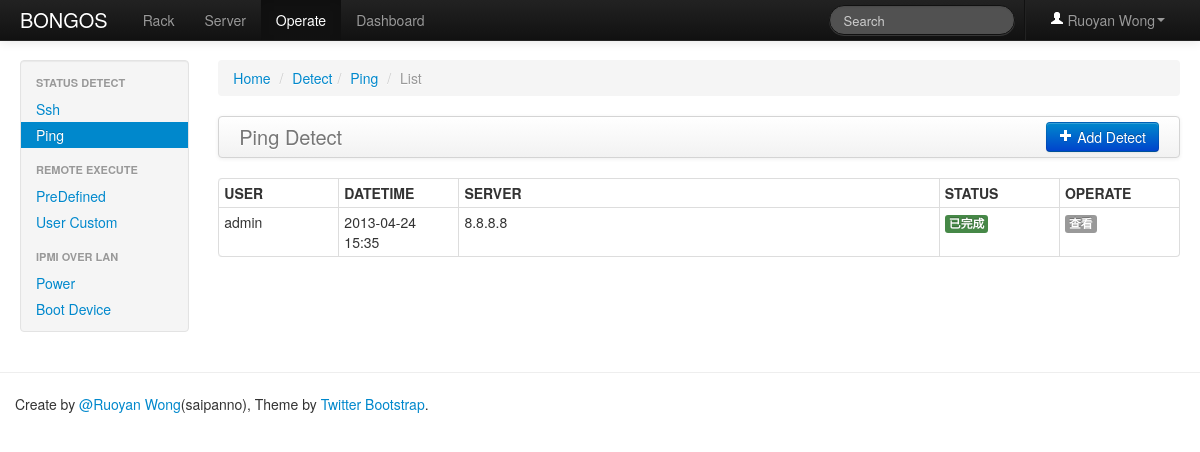
/operate/list/Ping (signed in), run on an earlier commit of the app's database.
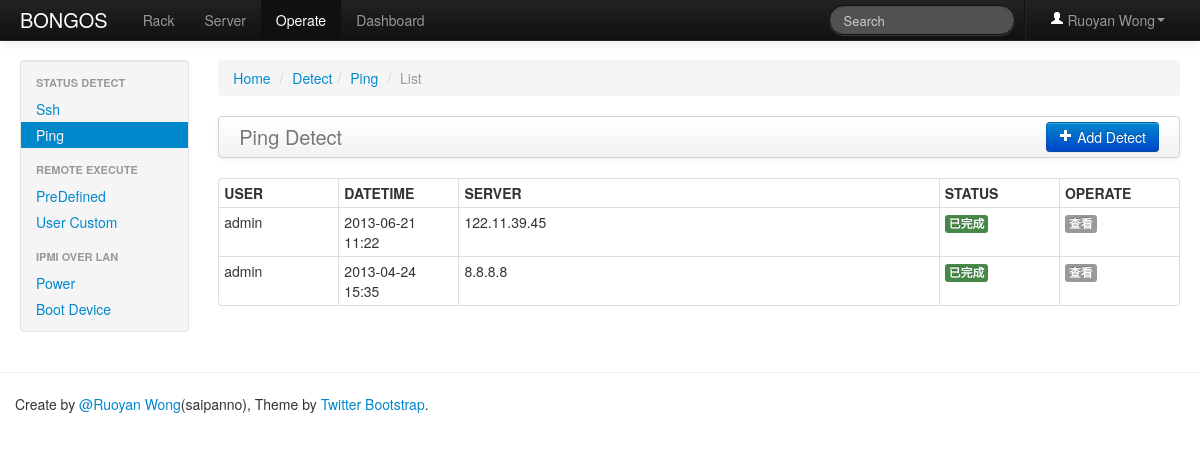
And on a later commit of the database.
### web/models/operate.py (models this page shows, shortened)
class OperateDb(db.Model):
    __tablename__ = app.config['OPERATE_LISTS']
    id = db.Column(db.Integer, primary_key=True)
    author = db.Column(db.UnicodeText, nullable=False)
    datetime = db.Column(db.String, nullable=False)
    operate_type = db.Column(db.Integer, nullable=False)
    server_list = db.Column(db.UnicodeText, nullable=False)
    template_script = db.Column(db.UnicodeText, nullable=False)
    template_vars = db.Column(db.UnicodeText, nullable=False)
    ssh_config = db.Column(db.Integer, nullable=False)
    status = db.Column(db.UnicodeText, nullable=False)
    result = db.Column(db.UnicodeText, nullable=False)

### web/views/operate.py (the view)
@app.route('/operate/list/<operate_type>')
@login_required
def list_operate_ctrl(operate_type):
    executes = OperateDb.query.filter_by(operate_type=operate_type).order_by(desc(OperateDb.id)).all()
    return render_template('operate/list_operate.html', executes=executes, operate_type=operate_type)

### web/extensions.py (called while the page is built)
def login_required(f):
    @wraps(f)
    def wrapper(*args, **kwargs):
        if not session.get('is_login'):
            flash('Login Required.', 'error')
            return redirect(url_for('user_login_ctrl', next=request.url))
        return f(*args, **kwargs)
    return wrapper

### web/templates/operate/list_operate.html (shortened to what this page needs)
{% extends "operate/operate_base.html" %}
{% import "macro.html" as ext %}
{% if operate_type == 'Ssh' %}
    {% set operate_title = 'Detect' %}
    {% set operate_create_url = url_for('create_ssh_detect_ctrl') %}
{% elif operate_type == 'Ping' %}
    {% set operate_title = 'Detect' %}
    {% set operate_create_url = url_for('create_ping_detect_ctrl') %}
{% elif operate_type == 'Custom' %}
    {% set operate_title = 'Execute' %}
    {% set operate_create_url = url_for('create_custom_execute_ctrl') %}
{% elif operate_type == 'PreDefined' %}
    {% set operate_title = 'Execute' %}
    {% set operate_create_url = url_for('create_predefined_execute_ctrl') %}
{% endif %}
{% block active_operate_ssh %}{% if operate_type == 'Ssh' %}active{% endif %}{% endblock %}
{% block active_operate_ping %}{% if operate_type == 'Ping' %}active{% endif %}{% endblock %}
{% block active_operate_custom %}{% if operate_type == 'Custom' %}active{% endif %}{% endblock %}
{% block active_operate_predefined %}{% if operate_type == 'PreDefined' %}active{% endif %}{% endblock %}
{% block main %}
    <div class="span10">
        <ul class="breadcrumb">
            <li><a href="/">Home</a> <span class="divider">/</span></li>
            <li><a href="#">{{ operate_title }}</a><span class="divider">/</span></li>
            <li><a href="#">{{ operate_type }}</a> <span class="divider">/</span></li>
            <li class="active">List</li>
        </ul>
        <div class="navbar">
            <div class="navbar-inner">
                <a class="brand" href="#">{{ operate_type }} {{ operate_title }}</a>
                <div class="btn-group pull-right">
                    <a href="{{ operate_create_url }}" class="btn btn-primary"><i class="icon-plus icon-white"></i> Add {{ operate_title }}</a>
                </div>
            </div>
        </div>
        <table class="table table-hover table-bordered table-condensed">
            <thead>
            <tr>
                <th>USER</th>
                <th>DATETIME</th>
                <th>SERVER</th>
                <th>STATUS</th>
                <th>OPERATE</th>
            </tr>
            </thead>
            <tbody>
            {% for execute in executes %}
            <tr>
                <td style="width: 10%">{{ execute.author }}</td>
                <td style="width: 10%">{{ execute.datetime }}</td>
                <td style="width: 40%">{{ execute.server_list }}</td>
                <td style="width: 10%">{{ ext.get_operate_status(execute.status) }}</td>
                <td style="width: 10%"><a href="{{ url_for('show_operate_ctrl', operate_id=execute.id)}}"><span class="label">查看</span></a></td>
            </tr>
            {% endfor %}
            </tbody>
        </table>
    </div>
{% endblock %}

### web/templates/macro.html (shortened to what this page needs)
{% macro get_operate_status(status)  -%}
    {% if status == '0' %}
        <span class="label label-info">队列中</span>
    {% elif status == '1' %}
        <span class="label label-success">已完成</span>
    {% elif status == '2' %}
        <span class="label label-important">内部错误</span>
    {% elif status == '5' %}
        <span class="label">执行中</span>
    {% else %}
        <span class="label label-important">异常结果</span>
    {% endif %}
{%- endmacro %}

### web/templates/index.html (shortened to what this page needs)
{% extends "header.html" %}
{% import "macro.html" as ext %}
{% block body %}
    <div class="navbar navbar-inverse navbar-fixed-top">
        <div class="navbar-inner">
            <div class="container-fluid">
                <a class="brand" href="{{ url_for('index_ctrl') }}">BONGOS</a>
                <ul class="nav">
                    <li class="{% block active_rack %}{% endblock %}"><a href="#">Rack</a></li>
                    <li class="{% block active_server %}{% endblock %}"><a href="#">Server</a></li>
                    <li class="{% block active_operate %}{% endblock %}"><a href="{{ url_for("list_operate_ctrl", operate_type='Ssh') }}">Operate</a></li>
                    <li class="{% block active_dashboard %}{% endblock %}"><a href="{{ url_for("list_user_ctrl") }}">Dashboard</a></li>
                </ul>
                <ul class="nav pull-right">
                    <li class="divider-vertical"></li>
                    <li class="dropdown"><a href="#" class="dropdown-toggle" data-toggle="dropdown"><i class="icon-user icon-white"></i> {{ session['user'].nickname }}<b class="caret"></b></a>
                    </li>
                </ul>
                <form class="navbar-search pull-right" action="">
                    <input class="search-query span2" placeholder="Search" type="text">
                </form>
            </div>
        </div>
    </div>
    <div class="container-fluid">
        <div class="row-fluid">
            {% block sidebar %}
            {% endblock %}
            {% block main %}{% endblock %}
        </div>
    </div>
{% endblock %}

What changed in the data, as far as the page shows it:
added OperateDb: author "admin", datetime "2013-06-21 11:22", server_list "122.11.39.45"
